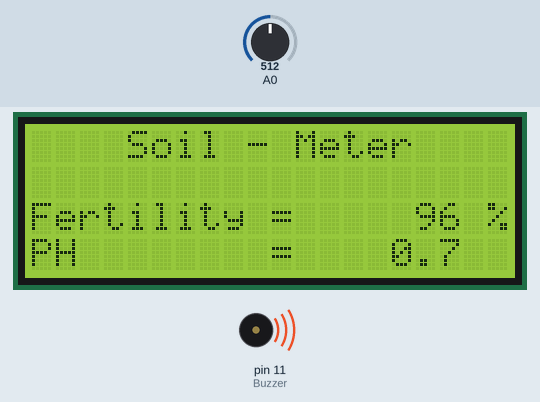
Recording of a sketch running on a simulated Arduino Uno, built with avr-gcc and run on an emulated ATmega328P. On the bench: 20×4 character LCD, buzzer (waves = sounding, pin HIGH). Inputs (shaded band) come from the test bench; at power-on: A0 = 512.

Above: at 1.3 s.
1.4 s: A0 set to 470
At 2.8 s:
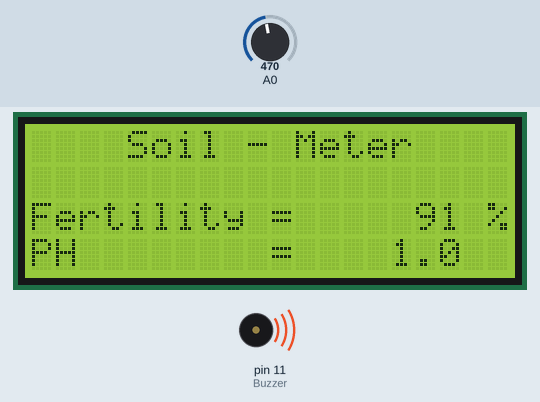
3.1 s: A0 set to 490
At 3.6 s:
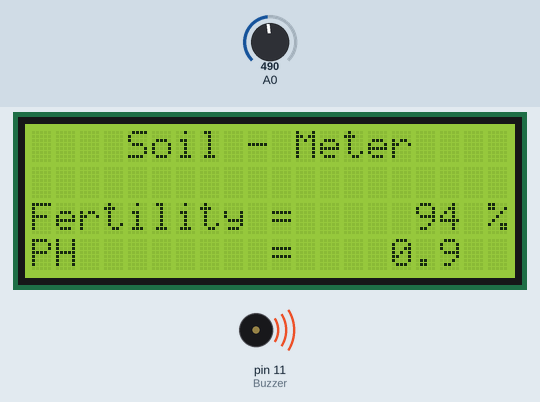
4.8 s: A0 set to 511
At 5.5 s:
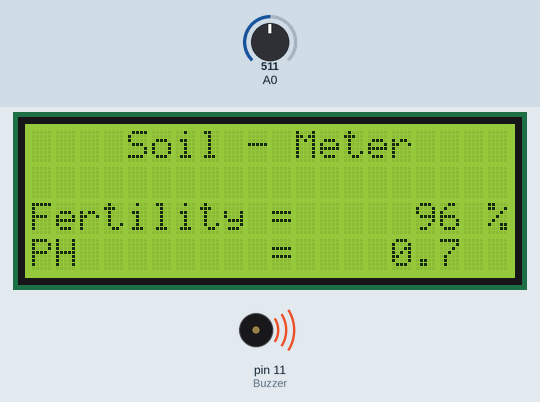
Timing chart, 0 to 7.8 s (numbered marks = the images above; inputs shaded):
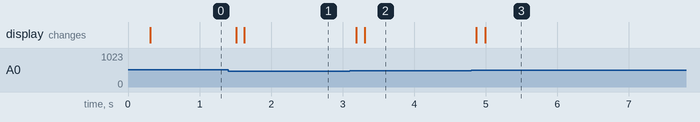

The sketch:

Fertility.ino
```cpp
#include <Wire.h>
#include <LiquidCrystal_I2C.h>

#define Buzzer 11

//------------ LCD ---------------------------
LiquidCrystal_I2C lcd(0x3F,20,4);// PCF8574A =  0x3F


//-----------------------------------------------------
void setup(void)
{
    lcd.begin();
    lcd.setCursor(0,0);lcd.print("    Soil - Meter    ");
    lcd.setCursor(0,1);lcd.print("                    ");
    lcd.setCursor(0,2);lcd.print("Fertility =        %");
    lcd.setCursor(0,3);lcd.print("PH        =         ");
    pinMode(Buzzer,OUTPUT); digitalWrite(Buzzer,HIGH);
    Beep();

}
//-----------------------------------------------------
void loop(void)
{ int  Fertility,PH;
  float PH_F;

  Fertility = Read_Fertility();
  PH_F      = Read_PH();
  lcd.setCursor(15,2);ShowNum(Fertility,3);
  PH  =  PH_F * 10;
  lcd.setCursor(15,3);ShowNum(PH/10,1);lcd.print(".");ShowNum(PH%10,1);


}
//----------------------------------------------------------------------------
int Read_Fertility()
{int i,Fertility;
   Fertility = 0;
   for(i=0;i<10;i++){Fertility = Fertility + analogRead(0);delay(1);}
   Fertility = Fertility/10;
   if(Fertility >= 480){Fertility = ((Fertility - 480)/10) + 93;}else
   if(Fertility >= 360){Fertility = ((Fertility - 360)/7.5) + 77;}else
   if(Fertility >= 275){Fertility = ((Fertility - 275)/5) + 59;}else
   if(Fertility >= 200){Fertility = ((Fertility - 200)/6.25) + 47;}else
   if(Fertility >= 125){Fertility = ((Fertility - 125)/5.3) + 31;}else
   if(Fertility >= 65){Fertility = ((Fertility - 65)/4) + 16;}else
   if(Fertility >=  0){Fertility = ((Fertility - 0)/3.75) + 0;}
   return(Fertility);
}
//----------------------------------------------------------------------------
float Read_PH()
{int i;
 float PH;
   PH = 0;
   for(i=0;i<10;i++){PH  = PH + analogRead(0);delay(10); }
   PH       = PH/10;
   if(PH >= 480){PH = (10-(PH - 480)/14);}else
   if(PH >= 360){PH = (20-(PH - 360)/12);}else
   if(PH >= 275){PH = (30-(PH - 275)/8.5);}else
   if(PH >= 200){PH = (40-(PH - 200)/7.5);}else
   if(PH >= 125){PH = (50-(PH - 125)/8.5);}else
   if(PH >= 65 ){PH = (60-(PH - 60)/6.5);}else
   if(PH >=  0 ){PH = (70-(PH - 0)/6.0);}
   return(PH/10);
}
//---------------------------------------------------------------------------
void NumToChar(unsigned long Num, char  *Buffer,unsigned char Digit)
{char i;
   for(i=(Digit-1);i>= 0;i--)
    { Buffer[i] =  (Num % 10) + '0';  // 234 , 23 , 2
      Num = Num / 10;
    }
   for(i=0;i<(Digit-1);i++)
    { if(Buffer[i] == '0'){Buffer[i] =  ' ';}else{i =100;}

    }
}
/*-------------------------------------------------------------*
*  Show Number On LCD                                           *
*-------------------------------------------------------------*/
void ShowNum(unsigned long Num,unsigned char Count)
{ char Buf[10],i;
  NumToChar(Num,Buf,Count);
  for(i=0;i<Count;i++){lcd.print(Buf[i]);}

}
/*-------------------------------------------------------------*
*  Beep  Sound                                                 *
*-------------------------------------------------------------*/
void Beep()
{
  digitalWrite(Buzzer,LOW);delay(50);
  digitalWrite(Buzzer,HIGH);
}
```

Measured:
- after the input at 1.4 s, the display: first changes after 0.11 s (image 1 shows a later state)
- after the input at 3.1 s, the display: first changes after 0.09 s (image 2 shows a later state)
- after the input at 4.8 s, the display: first changes after 0.07 s (image 3 shows a later state)
